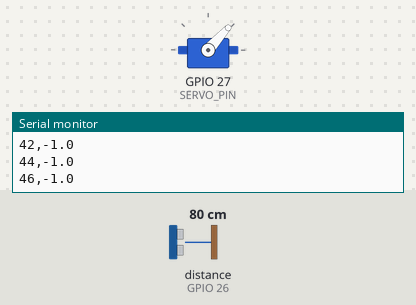
Bench run of a sketch on a simulated ESP32. Parts: servo, the last lines printed to the serial monitor. Wiring (inferred from the names in the program): ultrasonic range finder: trigger GPIO 25; echo GPIO 26. The inputs (shaded band) are chosen by the test bench; at power-on: distance to the obstacle (sensor on GPIO 26) 80 cm. The echo pulse lasts 58.3 µs per cm.

Above: at 1.74 s.
1.8 s: distance to the obstacle (sensor on GPIO 26) set to 2 cm
At 2.11 s:
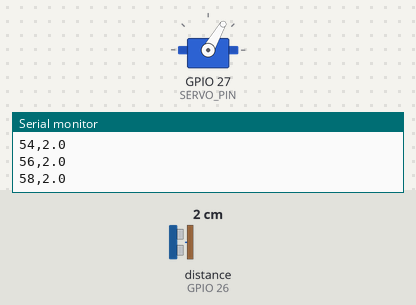
4.8 s: distance to the obstacle (sensor on GPIO 26) set to 35 cm
At 4.9 s:
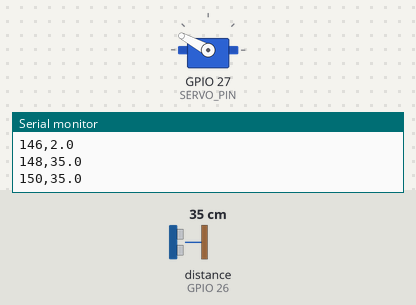
Timing chart, 0 to 16.8 s (numbered marks = the images above; inputs shaded):
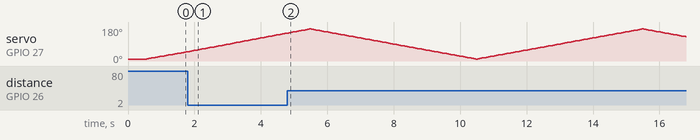

The sketch:

07_serial.ino
```cpp
/*
  GOAL
  Send one angle,distance pair per line to Processing.

  NEW IN THIS CHECKPOINT
  Comma-separated serial output.

  UNLOCKED API
  See API.md in this folder.

  SUCCESS LOOKS LIKE
  Each line looks like 90,23.4 with no headings or labels.
*/
#include <Arduino.h>
#include <ESP32Servo.h>

const int TRIG_PIN = 25;
const int ECHO_PIN = 26;
const int SERVO_PIN = 27;

Servo scannerServo;

float measureDistance() {
  digitalWrite(TRIG_PIN, LOW);
  delayMicroseconds(2);
  digitalWrite(TRIG_PIN, HIGH);
  delayMicroseconds(10);
  digitalWrite(TRIG_PIN, LOW);

  unsigned long duration = pulseIn(ECHO_PIN, HIGH, 5000);
  if (duration == 0) {
    return -1;  // No valid echo; this is not a zero-distance reading.
  }
  return duration * 0.0343f / 2.0f;  // Convert round-trip time to cm.
}

void scanAtAngle(int angle) {
  scannerServo.write(angle);
  delay(60);  // Let the servo settle; also spaces ultrasonic triggers.
  float distance = measureDistance();
  Serial.print(angle);
  Serial.print(',');
  Serial.println(distance, 1);
}

void setup() {
  Serial.begin(115200);
  pinMode(TRIG_PIN, OUTPUT);
  digitalWrite(TRIG_PIN, LOW);
  pinMode(ECHO_PIN, INPUT);
  scannerServo.attach(SERVO_PIN);
  scannerServo.write(10);
  delay(500);  // Allow the initial move to finish.
}

void loop() {
  for (int angle = 10; angle <= 170; angle += 2) {
    scanAtAngle(angle);
  }
  for (int angle = 168; angle >= 12; angle -= 2) {
    scanAtAngle(angle);
  }
}
```
